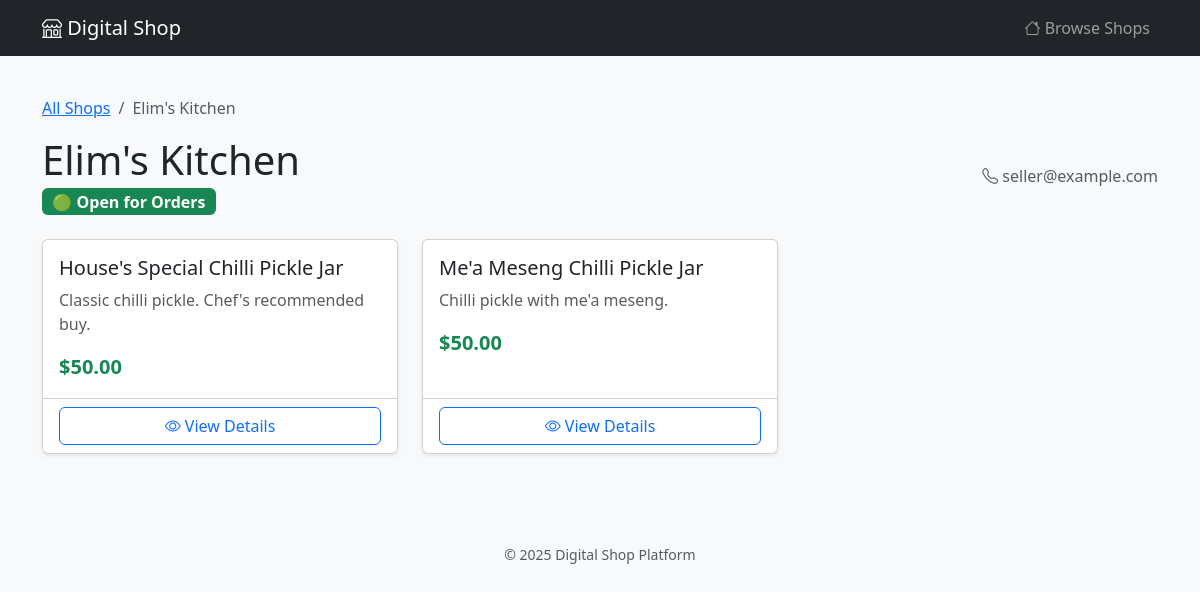
The app's page /business/2 with its own data.
### app/models.py (models this page shows, shortened)
class Seller(db.Model):
    __tablename__ = "sellers"
    id = db.Column(db.Integer, primary_key=True, autoincrement=True)
    business_name = db.Column(db.String(255), nullable=False, default="My Shop")
    contact_details = db.Column(db.String(255), nullable=True)
    is_open = db.Column(db.Boolean, default=True, nullable=False)
    created_at = db.Column(db.DateTime, default=lambda: datetime.now(timezone.utc))
    items = db.relationship("Item", backref="seller", lazy=True)
    orders = db.relationship("Order", backref="seller", lazy=True)

class Item(db.Model):
    __tablename__ = "items"
    id = db.Column(db.Integer, primary_key=True, autoincrement=True)
    seller_id = db.Column(db.Integer, db.ForeignKey("sellers.id"), nullable=False)
    name = db.Column(db.String(255), nullable=False)
    description = db.Column(db.Text, nullable=True)
    price = db.Column(db.Numeric(10, 2), nullable=False)
    created_at = db.Column(db.DateTime, default=lambda: datetime.now(timezone.utc))
    orders = db.relationship("Order", backref="item", lazy=True)

### app/customer/routes.py (the view)
@customer_bp.route("/business/<int:seller_id>")
def business_items(seller_id):
    seller = Seller.query.get_or_404(seller_id)
    items = Item.query.filter_by(seller_id=seller_id).all()
    return render_template("customer/business_items.html", seller=seller, items=items)

### app/templates/customer/business_items.html (shortened to what this page needs)
{% extends "base.html" %}
{% block content %}
<div class="py-3">
    <nav aria-label="breadcrumb">
        <ol class="breadcrumb">
            <li class="breadcrumb-item"><a href="/">All Shops</a></li>
            <li class="breadcrumb-item active">{{ seller.business_name }}</li>
        </ol>
    </nav>
    <div class="d-flex justify-content-between align-items-center mb-4">
        <div>
            <h1 class="mb-1">{{ seller.business_name }}</h1>
            {% if seller.is_open %}
            <span class="badge ds-badge-open fs-6">🟢 Open for Orders</span>
            {% else %}
            <span class="badge ds-badge-closed fs-6">🔴 Currently Closed</span>
            {% endif %}
        </div>
        {% if seller.contact_details %}
        <div class="text-muted">
            <i class="bi bi-telephone"></i> {{ seller.contact_details }}
        </div>
        {% endif %}
    </div>
    <div class="row g-4">
        {% for item in items %}
        <div class="col-md-6 col-lg-4">
            <div class="card ds-card h-100 shadow-sm">
                <div class="card-body">
                    <h5 class="card-title">{{ item.name }}</h5>
                    <p class="card-text text-muted">{{ item.description or 'No description available' }}</p>
                    <p class="ds-price mb-0">${{ "%.2f"|format(item.price) }}</p>
                </div>
                <div class="card-footer bg-transparent">
                    <a href="/item/{{ item.id }}" class="btn btn-outline-primary w-100">
                        <i class="bi bi-eye"></i> View Details
                    </a>
                </div>
            </div>
        </div>
        {% endfor %}
    </div>
</div>
{% endblock %}

### app/templates/base.html (style rules this page uses)
body { background-color: #f8f9fa; }
.ds-badge-open { background-color: #198754; }
.ds-card { transition: transform 0.2s, box-shadow 0.2s; }
.ds-price { color: #198754; font-weight: 700; font-size: 1.25rem; }

### records on screen
Seller: business_name "Elim's Kitchen", contact_details "seller@example.com"
Item: name "House's Special Chilli Pickle Jar", description "Classic chilli pickle. Chef's recommended buy.", price "50.00"
Item: name "Me'a Meseng Chilli Pickle Jar", description "Chilli pickle with me'a meseng.", price "50.00"
